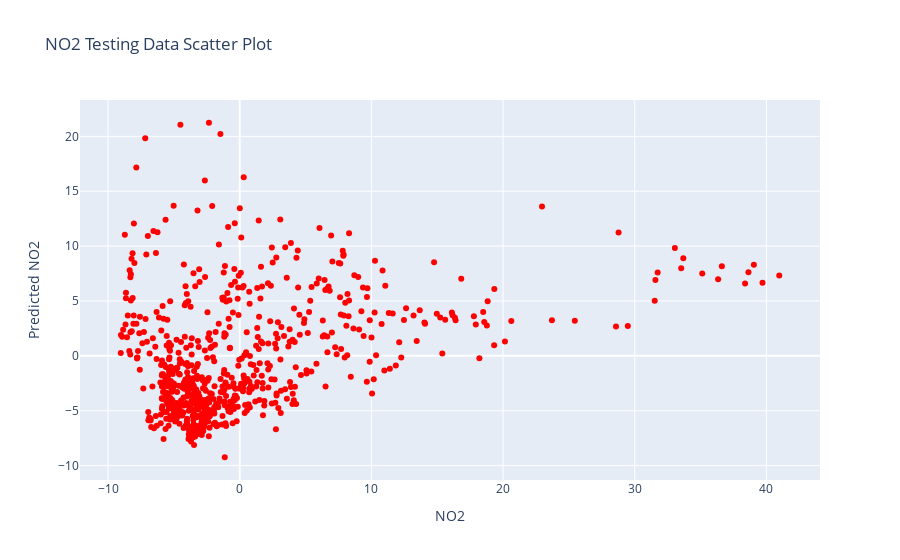

Here is the notebook cell this chart was saved with:
### Code cell
#NO2: Making predictions using testing data and plotting for testing data
y_pred_testNO2 = lr.predict(X_testNO2)
y_pred_testNO2 = pd.DataFrame(y_pred_testNO2, columns = ['Predicted NO2'])
testing_pred_vs_gtNO2 = pd.concat([y_pred_testNO2, y_testNO2.reset_index()], axis = 1)
fig = px.scatter(testing_pred_vs_gtNO2, x="NO2", y="Predicted NO2",color_discrete_sequence = ['red'], 
                 title = 'NO2 Testing Data Scatter Plot')
fig.show()

### Figure 1 — Plotly figure (JSON) as saved in the notebook; plotly's stock layout.template omitted (floating-point values rounded to 4 significant figures; data arrays with more than 128 entries replaced by an {"elided": "..."} marker saying what was removed)
{"data": [{"hovertemplate": "NO2=%{x}<br>Predicted NO2=%{y}<extra></extra>", "legendgroup": "", "marker": {"color": "red", "symbol": "circle"}, "mode": "markers", "name": "", "orientation": "v", "showlegend": false, "type": "scatter", "x": {"elided": "708 float values"}, "xaxis": "x", "y": {"elided": "708 float values"}, "yaxis": "y"}], "layout": {"legend": {"tracegroupgap": 0}, "title": {"text": "NO2 Testing Data Scatter Plot"}, "xaxis": {"anchor": "y", "domain": [0, 1], "title": {"text": "NO2"}}, "yaxis": {"anchor": "x", "domain": [0, 1], "title": {"text": "Predicted NO2"}}}}
